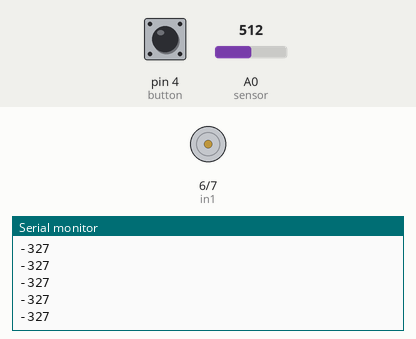
A sketch run on a simulated Arduino Uno, built with avr-gcc and run on an emulated ATmega328P. Parts: motor-driver pin pairs drawn as motors (green arrow = first pin HIGH = forward, orange = second pin HIGH = backward, longer = more drive, scaled by the enable pin), the last lines printed to the serial monitor. The inputs (shaded band) are chosen by the test bench; at power-on: A0 (sensor) = 512, pin 4 (button) HIGH.

Above: at 1.2 s.
1.3 s: A0 (sensor) set to 198
At 2.3 s:
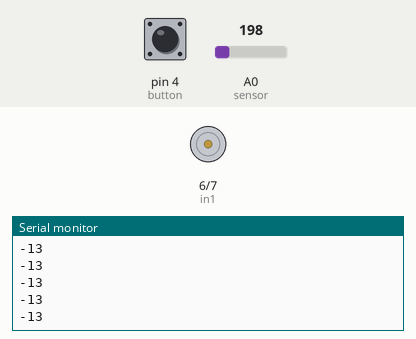
2.8 s: A0 (sensor) set to 173
At 3.5 s:
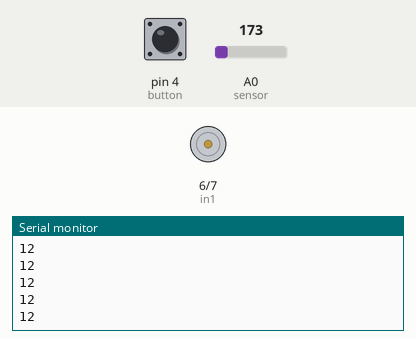
4.3 s: A0 (sensor) set to 306
At 5.1 s:
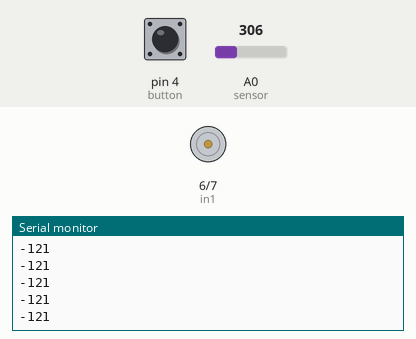
5.8 s: A0 (sensor) set to 122
At 6.9 s:
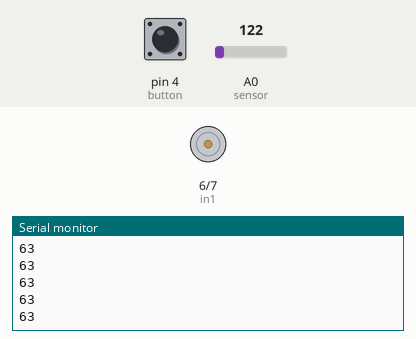
Timing chart, 0 to 8.3 s (numbered marks = the images above; inputs shaded):
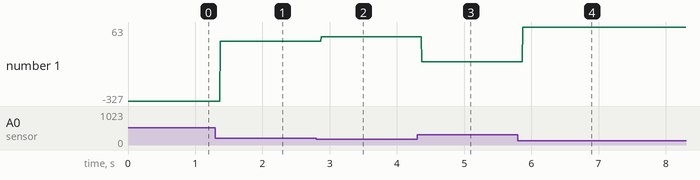

Measured:
- after the input at 1.3 s, the serial monitor: prints a new line after 0.07 s (image 1)
- after the input at 2.8 s, the serial monitor: prints a new line after 0.07 s (image 2)
- after the input at 4.3 s, the serial monitor: prints a new line after 0.07 s (image 3)
- after the input at 5.8 s, the serial monitor: prints a new line after 0.07 s (image 4)
- plotted number 1: -327 → -13 after the input at 1.3 s, -13 → 12 after the input at 2.8 s, 12 → -121 after the input at 4.3 s, -121 → 63 after the input at 5.8 s

The sketch:

levitation_wip.ino
```cpp
/*  Arduino DC Motor Control - PWM | H-Bridge | L298N  -  Example 01

    by Dejan Nedelkovski, www.HowToMechatronics.com
*/

#define enA 9
#define in1 6
#define in2 7
#define button 4

int movementDirection = 0;
int pressed = false;

//int positionBuffer = 0;
int magicPosition = 185;

void setup() {
  Serial.begin(9600);

  pinMode(enA, OUTPUT);
  pinMode(in1, OUTPUT);
  pinMode(in2, OUTPUT);
  pinMode(button, INPUT_PULLUP);
  // Set initial movementDirection direction
  digitalWrite(in1, LOW);
  digitalWrite(in2, HIGH);
}

void loop() {
  int buttonValue = digitalRead(button);

  //int potValue = analogRead(A1); // Read potentiometer value

  int fieldStrength = analogRead(A0); // Read hall sensor value
  //Serial.println(fieldStrength);

  //if button is pressed, store value of field strength as magic value for floating position reference
  if(buttonValue == 0){
    pressed = true;
    magicPosition = fieldStrength;
  }

  //Serial.println(magicPosition);

  //retrieve previous position from memory
  //int previousPosition = positionBuffer;

  //save new position to memory for later use, now that you've already retrieved the old value
  //positionBuffer = fieldStrength;

  //int currentVelocity = fieldStrength - previousPosition;

  int positionError = magicPosition - fieldStrength;

  //int counterFieldStrenth = positionError;

  Serial.println(positionError);

  //reverse counter-field depending on if the target is located too close or far from the sensor
  if(positionError < 0){
    //reverse the counter-field direction
    digitalWrite(in1, HIGH);
    digitalWrite(in2, LOW);

    movementDirection = 0;

    //flip the sign to positive so it can be mapped properly for intensity
    positionError = -positionError;
  } else{
    //reverse the counter-field direction
    digitalWrite(in1, LOW);
    digitalWrite(in2, HIGH);

    movementDirection = 1;
  }

  if(pressed){
    //int pwmOutput = 255;
    int pwmOutput = map(positionError, 0, 3, 0 , 100); // Map the sensor value from 0 to 255
    analogWrite(enA, pwmOutput); // Send PWM signal to L298N Enable pin
  }

  //guess at good max value for sensor range, needs revising
  //int pwmOutput = map(positionError, 0, 100, 0 , 255); // Map the sensor value from 0 to 255
  //analogWrite(enA, pwmOutput); // Send PWM signal to L298N Enable pin

  //todo: account for the counter-field affecting the sensor. probably could have it calibrate itself by trying different intensities and recording the resulting field. could either use those recorded values directly as new reference points, or could derive a function from it to use later. especially if that's too much memory.

  //direct-feed velocity into field intensity. probably not a good idea, velocity technically independent of relative position

  //reverse counter-field depending on if the target is moving towards or away from the sensor
  //if(currentVelocity < 0){
  //  digitalWrite(in1, LOW);
  //  digitalWrite(in2, HIGH);
  //  rotDirection = 0;
  //  //delay(20);
  //}

  //int pwmOutput = map(currentVelocity, 0, 1023, 0 , 255); // Map the sensor value from 0 to 255
  //analogWrite(enA, pwmOutput); // Send PWM signal to L298N Enable pin
}
```
